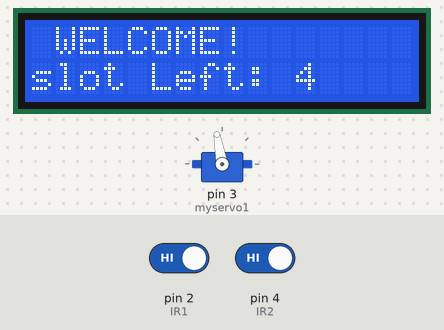
Bench run of a sketch on a simulated Arduino Uno, built with avr-gcc and run on an emulated ATmega328P. Shown: 16×2 character LCD, servo. The test bench sets the inputs (shaded band); at power-on: pin 2 (IR1) HIGH, pin 4 (IR2) HIGH.

Above: at 2.2 s.
2.3 s: pin 2 (IR1) driven LOW
At 2.7 s:
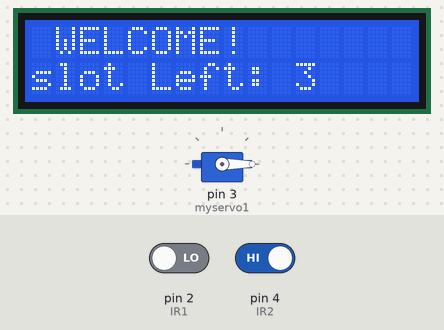
3.8 s: pin 4 (IR2) driven LOW
At 6.6 s:
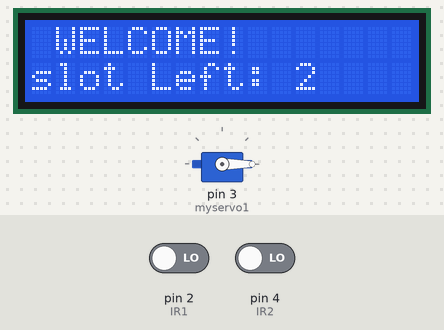
6.8 s: pin 2 (IR1) driven HIGH
At 7.8 s:
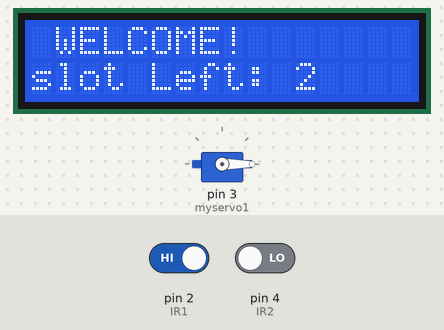
Timing chart, 0 to 9.8 s (numbered marks = the images above; inputs shaded):
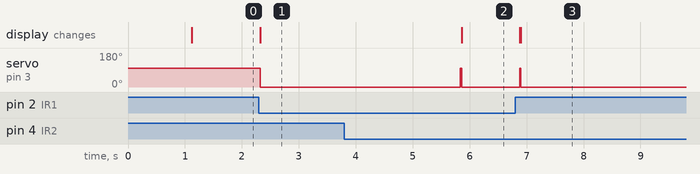

The sketch:

bharat_intern_taskk_first.ino
```cpp
// Bharat_Intern_First_Task_by_ Subham Pati //
#include <Wire.h>
#include<LiquidCrystal_I2C.h>
LiquidCrystal_I2C lcd(0*27,16,2);
#include<Servo.h>
Servo myservo1;
int IR1=2;
int IR2=4;
int Slot=4;
int flag1=0;
int flag2=0;

void setup() {
  lcd.init();
  lcd.backlight();
  pinMode(IR1,INPUT);
  pinMode(IR2,INPUT);

myservo1.attach(3);
myservo1.write(100);
lcd.setCursor(0,0);
lcd.print("  ARDUINO  ");
lcd.setCursor(0,1);
lcd.print("  PARKING SYSTEM  ");
delay(1000);
lcd.clear();
}

void loop() {

if(digitalRead (IR1) == LOW && flag1==0){
  if(Slot>0) {flag1=1;

if(flag2==0) {myservo1.write(0); Slot = Slot-1;}

}
else{
lcd.setCursor (0,0);
lcd.print("  SORRY:(   ");
lcd.setCursor (0,1);
lcd.print(" Parking Full ");
delay (3000);
lcd.clear();
}
}

if(digitalRead (IR2) == LOW && flag2==0) {flag2=1;
if(flag1==0){myservo1.write(0); Slot = Slot+1;}
}
if(flag1== 1 && flag2==1)
{
delay(1000);
myservo1.write(100);
flag1=0, flag2=0;
}
lcd.setCursor (0,0);
lcd.print(" WELCOME! ");
lcd.setCursor (0,1);
lcd.print("slot Left: ");
lcd.print(Slot);
}
```

Measured:
- after the input at 2.3 s, servo on pin 3 (myservo1): 100° → 0° at once; the display: changes at once (image 1)
- after the input at 3.8 s, servo on pin 3 (myservo1): 0° → 100° after 2.0 s, → 0° 0.02 s later; the display: changes after 2.1 s (image 2)
- after the input at 6.8 s, servo on pin 3 (myservo1): goes on until 6.9 s, then stays 0°
